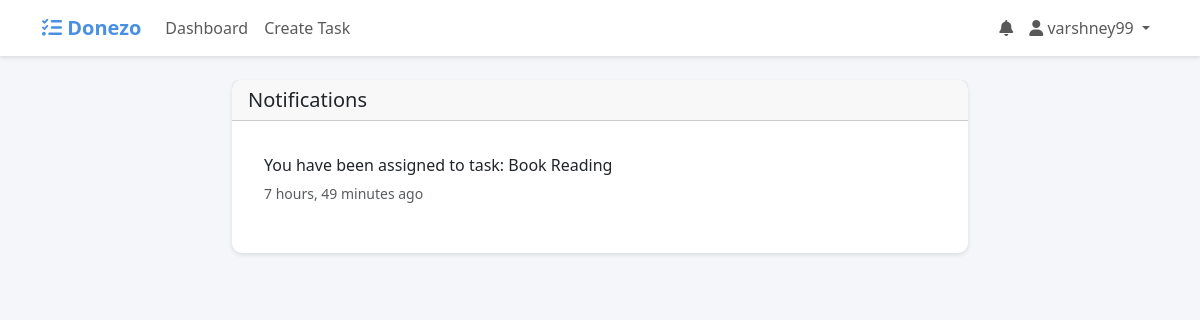
Page /notifications/ (signed in) on the committed database.
### tasks/models.py (models this page shows, shortened)
class Notification(models.Model):
    user = models.ForeignKey(User, on_delete=models.CASCADE, related_name='notifications')
    task = models.ForeignKey(Task, on_delete=models.CASCADE, related_name='notifications')
    message = models.TextField()
    timestamp = models.DateTimeField(auto_now_add=True)
    is_read = models.BooleanField(default=False)
    class Meta:
        ordering = ['-timestamp']

### tasks/views.py (the view)
# urls.py: path('notifications/', views.notifications, name='notifications'),
@login_required
def notifications(request):
    notifications = Notification.objects.filter(user=request.user).order_by('-timestamp')
    unread_count = notifications.filter(is_read=False).count()
    if request.method == 'POST':
        notification_id = request.POST.get('notification_id')
        if notification_id:
            notification = get_object_or_404(Notification, id=notification_id, user=request.user)
            notification.is_read = True
            notification.save()
    return render(request, 'tasks/notifications.html', {
        'notifications': notifications,
        'unread_count': unread_count
    })

### tasks/context_processors.py (called while the page is built)
def unread_notifications(request):
    if request.user.is_authenticated:
        unread_count = Notification.objects.filter(user=request.user, is_read=False).count()
        return {'unread_notifications': unread_count}
    return {'unread_notifications': 0}

### tasks/templates/tasks/notifications.html (shortened to what this page needs)
{% extends 'tasks/base.html' %}
{% block content %}
<div class="row justify-content-center">
    <div class="col-md-8">
        <div class="card">
            <div class="card-header d-flex justify-content-between align-items-center">
                <h5 class="mb-0">Notifications</h5>
            </div>
            <div class="card-body">
                {% for notification in notifications %}
                    <div class="notification-item mb-3 p-3 {% if not notification.is_read %}bg-light{% endif %}">
                        <div class="d-flex justify-content-between align-items-start">
                            <div>
                                <p class="mb-1">{{ notification.message }}</p>
                                <small class="text-muted">{{ notification.timestamp|timesince }} ago</small>
                            </div>
                        </div>
                    </div>
                {% empty %}
                    <p class="text-center text-muted">No notifications yet.</p>
                {% endfor %}
            </div>
        </div>
    </div>
</div>
{% endblock %}

### tasks/templates/tasks/base.html (shortened to what this page needs)
<!DOCTYPE html>
<html lang="en">
<head>
    <link href="https://cdn.jsdelivr.net/npm/bootstrap@5.3.0/dist/css/bootstrap.min.css" rel="stylesheet">
    <link rel="stylesheet" href="https://cdnjs.cloudflare.com/ajax/libs/font-awesome/6.0.0/css/all.min.css">
</head>
<body>
    <nav class="navbar navbar-expand-lg navbar-light mb-4">
        <div class="container">
            <a class="navbar-brand" href="{% url 'dashboard' %}">
                <i class="fas fa-tasks"></i> Donezo
            </a>
            <div class="collapse navbar-collapse" id="navbarNav">
                <ul class="navbar-nav me-auto">
                    {% if user.is_authenticated %}
                        <li class="nav-item">
                            <a class="nav-link" href="{% url 'dashboard' %}">Dashboard</a>
                        </li>
                        <li class="nav-item">
                            <a class="nav-link" href="{% url 'create_task' %}">Create Task</a>
                        </li>
                    {% endif %}
                </ul>
                <ul class="navbar-nav">
                    {% if user.is_authenticated %}
                        <li class="nav-item">
                            <a class="nav-link position-relative" href="{% url 'notifications' %}">
                                <i class="fas fa-bell"></i>
                            </a>
                        </li>
                        <li class="nav-item dropdown">
                            <a class="nav-link dropdown-toggle" href="#" id="userDropdown" role="button" data-bs-toggle="dropdown">
                                <i class="fas fa-user"></i> {{ user.username }}
                            </a>
                        </li>
                    {% endif %}
                </ul>
            </div>
        </div>
    </nav>
    <div class="container">
        {% block content %}{% endblock %}
    </div>
</body>
</html>

### tasks/templates/tasks/base.html (style rules this page uses)
:root { --primary-color: #4a90e2; --secondary-color: #f5f6fa; --text-color: #2c3e50; --success-color: #2ecc71; --warning-color: #f1c40f; --danger-color: #e74c3c; }
body { font-family: 'Segoe UI', Tahoma, Geneva, Verdana, sans-serif; background-color: var(--secondary-color); color: var(--text-color); }
.navbar { background-color: white; box-shadow: 0 2px 4px rgba(0,0,0,0.1); }
.navbar-brand { color: var(--primary-color) !important; font-weight: bold; }
.card { border: none; border-radius: 10px; box-shadow: 0 2px 4px rgba(0,0,0,0.1); transition: transform 0.2s; }

### rows in the picture
Notification: message "You have been assigned to task: Book Reading", timestamp "7 hours, 49 minutes"

### other values in the picture
{{ user.username }} "varshney99"
